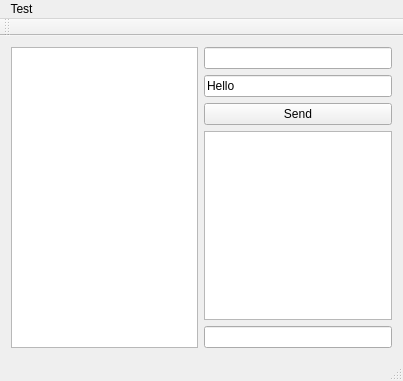
<?xml version="1.0" encoding="UTF-8"?>
<ui version="4.0">
 <class>MainWindow</class>
 <widget class="QMainWindow" name="MainWindow">
  <property name="geometry">
   <rect>
    <x>0</x>
    <y>0</y>
    <width>403</width>
    <height>381</height>
   </rect>
  </property>
  <property name="windowTitle">
   <string>ONN MainNet Client</string>
  </property>
  <widget class="QWidget" name="centralWidget">
   <layout class="QHBoxLayout" name="horizontalLayout">
    <item>
     <widget class="QListWidget" name="p2pListView"/>
    </item>
    <item>
     <layout class="QVBoxLayout" name="verticalLayout">
      <item>
       <widget class="QLineEdit" name="lineEditAddress"/>
      </item>
      <item>
       <widget class="QLineEdit" name="lineEdit">
        <property name="text">
         <string>Hello</string>
        </property>
       </widget>
      </item>
      <item>
       <widget class="QPushButton" name="sendBtn">
        <property name="text">
         <string>Send</string>
        </property>
       </widget>
      </item>
      <item>
       <widget class="QPlainTextEdit" name="plainTextEdit"/>
      </item>
      <item>
       <widget class="QLineEdit" name="lineEditLocalAddr"/>
      </item>
     </layout>
    </item>
   </layout>
  </widget>
  <widget class="QMenuBar" name="menuBar">
   <property name="geometry">
    <rect>
     <x>0</x>
     <y>0</y>
     <width>403</width>
     <height>25</height>
    </rect>
   </property>
   <widget class="QMenu" name="menuTest">
    <property name="title">
     <string>Test</string>
    </property>
    <addaction name="actionSelfTest"/>
    <addaction name="actionDefault_File"/>
    <addaction name="actionRequire_NAT"/>
    <addaction name="actionOnnRequire"/>
   </widget>
   <addaction name="menuTest"/>
  </widget>
  <widget class="QToolBar" name="mainToolBar">
   <attribute name="toolBarArea">
    <enum>TopToolBarArea</enum>
   </attribute>
   <attribute name="toolBarBreak">
    <bool>false</bool>
   </attribute>
  </widget>
  <widget class="QStatusBar" name="statusBar"/>
  <action name="actionSelfTest">
   <property name="text">
    <string>SelfTest</string>
   </property>
  </action>
  <action name="actionDefault_File">
   <property name="text">
    <string>Default config file</string>
   </property>
  </action>
  <action name="actionRequire_NAT">
   <property name="text">
    <string>Require NAT</string>
   </property>
  </action>
  <action name="actionOnnRequire">
   <property name="text">
    <string>OnnRequire</string>
   </property>
  </action>
 </widget>
 <layoutdefault spacing="6" margin="11"/>
 <resources/>
 <connections/>
</ui>
